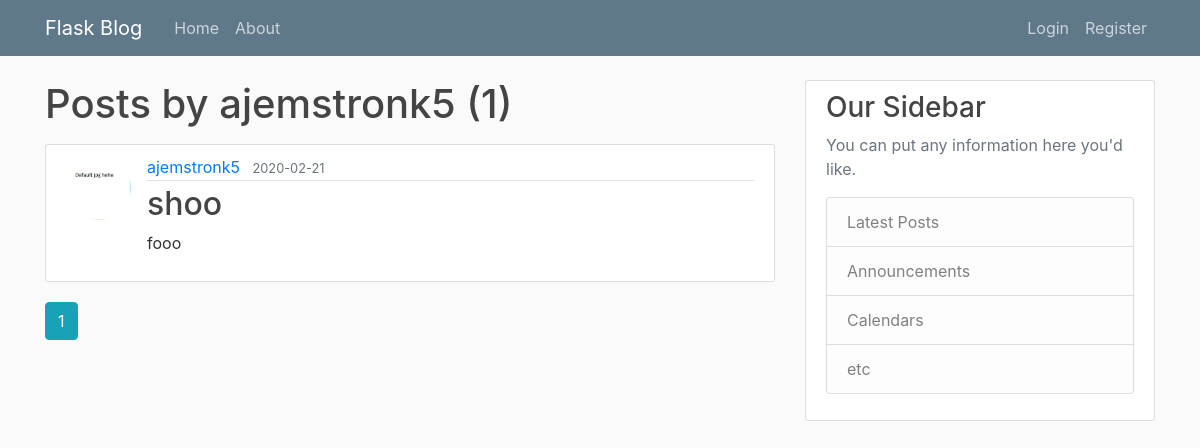
The app's page /user/ajemstronk5, older data.
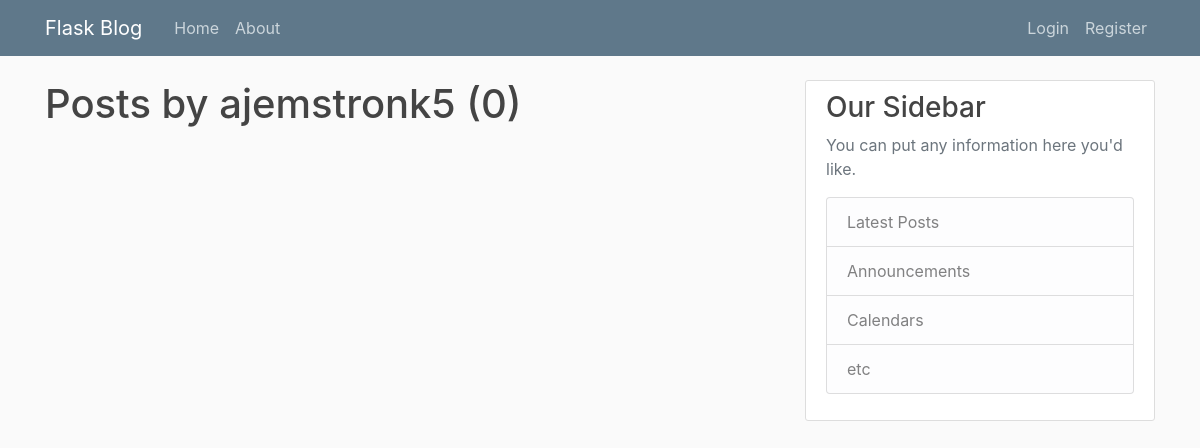
The same page, newer data.
### flaskblog/models.py (models this page shows, shortened)
class Post(db.Model):
    id = db.Column(db.Integer, primary_key=True)
    title = db.Column(db.String(100), nullable=False)
    date_posted = db.Column(db.DateTime, nullable=False, default=datetime.utcnow)
    content = db.Column(db.Text, nullable=False)
    user_id = db.Column(db.Integer, db.ForeignKey('user.id'), nullable=False)

class User(db.Model, UserMixin):
    id = db.Column(db.Integer, primary_key=True)
    username = db.Column(db.String(20), unique=True, nullable=False)
    email = db.Column(db.String(120), unique=True, nullable=False)
    image_file = db.Column(db.String(20), nullable=False, default='default.jpg')
    password = db.Column(db.String(60), nullable=False)
    posts = db.relationship('Post', backref='author', lazy=True)

### flaskblog/routes.py (the view)
@app.route("/user/<string:username>")
def user_posts(username):
    page = request.args.get('page', 1, type=int)
    user = User.query.filter_by(username=username).first_or_404()
    posts = Post.query.filter_by(author=user)\
        .order_by(Post.date_posted.desc())\
        .paginate(page=page, per_page=5)
    return render_template('user_posts.html', posts=posts, user=user)

### flaskblog/templates/user_posts.html
{% extends "layout.html" %}
{% block content %}
    <h1 class="mb-3">Posts by {{ user.username }} ({{ posts.total }})</h1>
    {% for post in posts.items %}
        <article class="media content-section">
          <img class="rounded-circle article-img" src="{{ url_for('static', filename='profile_pics/' + post.author.image_file) }}">
          <div class="media-body">
            <div class="article-metadata">
              <a class="mr-2" href="{{ url_for('user_posts', username=post.author.username) }}">{{ post.author.username }}</a>
              <small class="text-muted">{{ post.date_posted.strftime('%Y-%m-%d') }}</small>
            </div>
            <h2><a class="article-title" href="{{ url_for('post', post_id=post.id) }}">{{ post.title }}</a></h2>
            <p class="article-content">{{ post.content }}</p>
          </div>
        </article>
    {% endfor %}
    {% for page_num in posts.iter_pages(left_edge=1, right_edge=1, left_current=1, right_current=2) %}
      {% if page_num %}
        {% if posts.page == page_num %}
          <a class="btn btn-info mb-4" href="{{ url_for('user_posts', username=user.username, page=page_num) }}">{{ page_num }}</a>
        {% else %}
          <a class="btn btn-outline-info mb-4" href="{{ url_for('user_posts', username=user.username, page=page_num) }}">{{ page_num }}</a>
        {% endif %}
      {% else %}
        ...
      {% endif %}
    {% endfor %}
{% endblock content %}

Row changes from the older to the newer data that the page shows:
removed Post: image_file (placeholder picture), author.username "ajemstronk5", date_posted "2020-02-21", title "shoo", content "fooo"
Text that changed along with them:
{{ posts.total }}: "1" → "0"
list line gone: "1"
